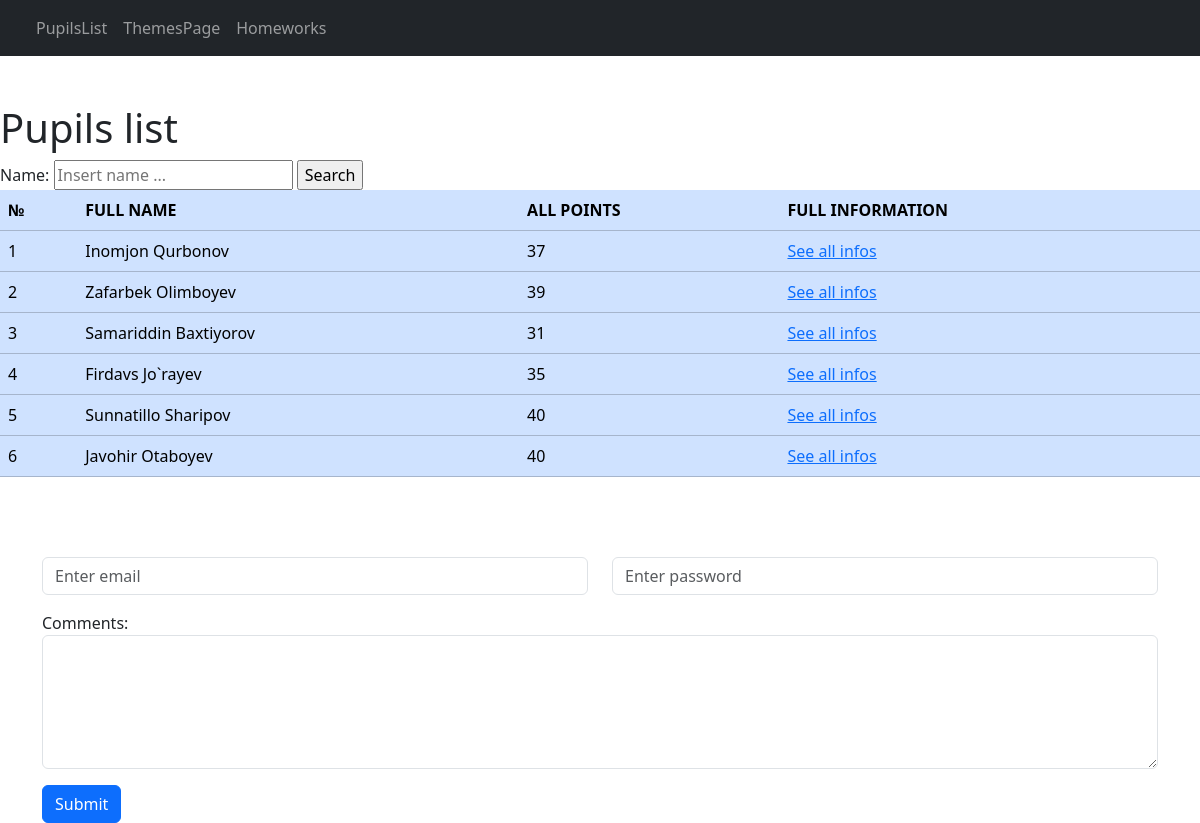
The page /pupils/pupils on the database its author committed.
### pupils/models.py (models this page shows, shortened)
class Pupil(models.Model):
    name = models.CharField(max_length=50, verbose_name='Pupil name', unique=True,null=True)
    month_1 = models.IntegerField(verbose_name='First month', null=True)
    month_2 = models.IntegerField(verbose_name='Second month', null=True)
    month_3 = models.IntegerField(verbose_name='Third month', null=True)
    all_points = models.IntegerField(verbose_name='All points', null=True)
    class Meta:
        db_table = 'children'
        verbose_name = 'Children_list'

### pupils/views.py (the view)
# urls.py: path('pupils', pupils_list, name='pupils_list'),
def pupils_list(request):
    if 'pupil' not in request.GET:
        pupils = Pupil.objects.all() # SELECT * FROM pupils;
        return render(request, 'pupils/pupils_list.html', {'pupils': pupils})
    else:
        pupils = Pupil.objects.filter(name__icontains=request.GET['pupil'])
        return render(request, 'pupils/pupils_list.html', {'pupils': pupils})

### templates/pupils/pupils_list.html (shortened to what this page needs)
{% extends 'base.html' %}
{% block content %}
	<h1>Pupils list</h1>
    <form action="" method="get">
        <label for="pupil">Name:</label>
        <input type="text" name="pupil" placeholder="Insert name ...">
        <input type="submit" value="Search">
    </form>
    <table class="table table-primary">
        <tr>
            <th>№</th>
            <th>FULL NAME</th>
            <th>ALL POINTS</th>
            <th>FULL INFORMATION</th>
        </tr>
    {% for pupil in pupils %}
    	<tr>
            <td>{{ forloop.counter }}</td>
            <td>{{ pupil.name }}</td>
            <td>{{ pupil.all_points }}</td>
            <td>
                <a href="{% url 'pupil_info' pupil.id %}">See all infos</a>
            </td>
        </tr>
    {% endfor %}
    </table>
{% endblock %}

### templates/base.html (shortened to what this page needs)
<!DOCTYPE html>
<html lang="en">
<head>
    <link href="https://cdn.jsdelivr.net/npm/bootstrap@5.3.3/dist/css/bootstrap.min.css" rel="stylesheet">
</head>
<body>
    <nav class="navbar navbar-expand-sm navbar-dark bg-dark">
        <div class="container-fluid">
            <div class="collapse navbar-collapse" id="mynavbar">
                <ul class="navbar-nav me-auto">
                    <li class="nav-item">
                        <a class="nav-link" href="{% url 'pupils_list' %}">PupilsList</a>
                    </li>
                    <li class="nav-item">
                        <a class="nav-link" href="{% url 'themes_list' %}">ThemesPage</a>
                    </li>
                    <li class="nav-item">
                        <a class="nav-link" href="">Homeworks</a>
                    </li>
                </ul>
            </div>
        </div>
    </nav>
    <br>
    <br>
    {% block content %}
    {% endblock %}
    <br>
    <br>
    <footer class="container-fluid">
        <div class="container mt-3">
            <form>
                <div class="row">
                    <div class="col">
                        <input type="text" class="form-control" placeholder="Enter email" name="email">
                    </div>
                    <div class="col">
                        <input type="password" class="form-control" placeholder="Enter password" name="pswd">
                    </div>
                </div>
            </form>
            <form>
                <div class="mb-3 mt-3">
                    <label for="comment">Comments:</label>
                    <textarea class="form-control" rows="5" id="comment" name="text"></textarea>
                </div>
                <button type="submit" class="btn btn-primary">Submit</button>
            </form>
        </div>
    </footer>
</body>
</html>

### rows shown on the page
Pupil: name "Inomjon Qurbonov", all_points "37"
Pupil: name "Zafarbek Olimboyev", all_points "39"
Pupil: name "Samariddin Baxtiyorov", all_points "31"
Pupil: name "Firdavs Jo`rayev", all_points "35"
Pupil: name "Sunnatillo Sharipov", all_points "40"
Pupil: name "Javohir Otaboyev", all_points "40"
